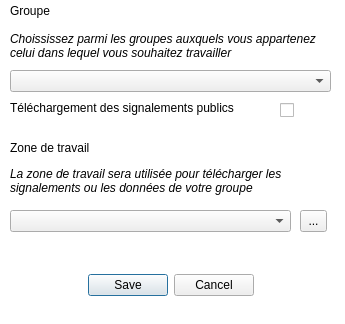
<?xml version="1.0" encoding="UTF-8"?>
<ui version="4.0">
 <class>DialogParametrage</class>
 <widget class="QDialog" name="DialogParametrage">
  <property name="geometry">
   <rect>
    <x>0</x>
    <y>0</y>
    <width>345</width>
    <height>324</height>
   </rect>
  </property>
  <property name="windowTitle">
   <string>Paramètres de travail</string>
  </property>
  <property name="styleSheet">
   <string notr="true">QDialog {background-color: rgb(255, 255, 255)}</string>
  </property>
  <widget class="QLabel" name="lblGroupComment">
   <property name="geometry">
    <rect>
     <x>10</x>
     <y>20</y>
     <width>331</width>
     <height>51</height>
    </rect>
   </property>
   <property name="font">
    <font>
     <italic>true</italic>
     <underline>false</underline>
     <strikeout>false</strikeout>
    </font>
   </property>
   <property name="autoFillBackground">
    <bool>false</bool>
   </property>
   <property name="text">
    <string>Choississez parmi les groupes auxquels vous appartenez celui dans lequel vous souhaitez travailler</string>
   </property>
   <property name="wordWrap">
    <bool>true</bool>
   </property>
  </widget>
  <widget class="QComboBox" name="comboBoxGroup">
   <property name="geometry">
    <rect>
     <x>10</x>
     <y>70</y>
     <width>321</width>
     <height>22</height>
    </rect>
   </property>
  </widget>
  <widget class="QLabel" name="lblGroup">
   <property name="geometry">
    <rect>
     <x>10</x>
     <y>0</y>
     <width>61</width>
     <height>21</height>
    </rect>
   </property>
   <property name="font">
    <font>
     <pointsize>9</pointsize>
     <weight>700</weight>
     <bold>true</bold>
    </font>
   </property>
   <property name="text">
    <string>Groupe</string>
   </property>
  </widget>
  <widget class="QLabel" name="lblWorkZone">
   <property name="geometry">
    <rect>
     <x>10</x>
     <y>140</y>
     <width>121</width>
     <height>16</height>
    </rect>
   </property>
   <property name="font">
    <font>
     <pointsize>9</pointsize>
     <weight>700</weight>
     <bold>true</bold>
    </font>
   </property>
   <property name="text">
    <string>Zone de travail</string>
   </property>
  </widget>
  <widget class="QLabel" name="lblWorkZoneComment">
   <property name="geometry">
    <rect>
     <x>10</x>
     <y>160</y>
     <width>291</width>
     <height>41</height>
    </rect>
   </property>
   <property name="font">
    <font>
     <italic>true</italic>
    </font>
   </property>
   <property name="text">
    <string>La zone de travail sera utilisée pour télécharger les signalements ou les données de votre groupe</string>
   </property>
   <property name="wordWrap">
    <bool>true</bool>
   </property>
  </widget>
  <widget class="QComboBox" name="comboBoxWorkZone">
   <property name="geometry">
    <rect>
     <x>10</x>
     <y>210</y>
     <width>281</width>
     <height>22</height>
    </rect>
   </property>
  </widget>
  <widget class="QToolButton" name="toolButtonShapeFile">
   <property name="geometry">
    <rect>
     <x>300</x>
     <y>210</y>
     <width>27</width>
     <height>22</height>
    </rect>
   </property>
   <property name="text">
    <string>...</string>
   </property>
  </widget>
  <widget class="QLabel" name="label">
   <property name="geometry">
    <rect>
     <x>10</x>
     <y>100</y>
     <width>261</width>
     <height>16</height>
    </rect>
   </property>
   <property name="text">
    <string>Téléchargement des signalements publics</string>
   </property>
  </widget>
  <widget class="QCheckBox" name="checkBox">
   <property name="geometry">
    <rect>
     <x>280</x>
     <y>100</y>
     <width>78</width>
     <height>20</height>
    </rect>
   </property>
   <property name="text">
    <string/>
   </property>
  </widget>
  <widget class="QDialogButtonBox" name="buttonBox">
   <property name="enabled">
    <bool>true</bool>
   </property>
   <property name="geometry">
    <rect>
     <x>70</x>
     <y>270</y>
     <width>201</width>
     <height>31</height>
    </rect>
   </property>
   <property name="orientation">
    <enum>Qt::Horizontal</enum>
   </property>
   <property name="standardButtons">
    <set>QDialogButtonBox::Cancel|QDialogButtonBox::Save</set>
   </property>
   <property name="centerButtons">
    <bool>true</bool>
   </property>
  </widget>
 </widget>
 <resources/>
 <connections/>
</ui>
